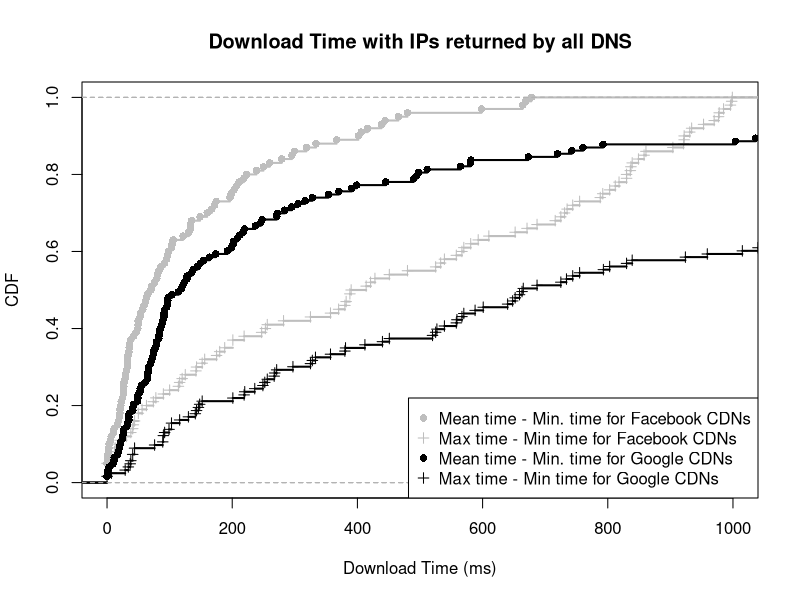

Reproduce this figure in R.
mean_min_f <- c(6.611111, 86.138889, 171.662921, 32.388889, 71.659091, 130.750000, 5.666667, 49.083333, 198.316667, 29.500000, 83.078740, 57.138889, 121.416667, 18.500000, 416.545500, 279.090909, 259.845000, 3.444444, 61.291667, 0.363636, 0.000000, 46.250000, 26.272727, 102.632667, 92.166667, 97.951889, 480.014792, 20.583333, 10.166667, 25.142857, 3.000000, 79.458333, 37.333333, 218.610000, 133.638889, 0.000000, 222.660000, 465.497333, 202.906667, 22.000000, 30.777778, 167.249167, 299.166000, 33.486111, 26.944444, 42.283333, 135.055556, 26.333333, 401.608889, 35.812500, 318.594103, 677.926667, 22.652778, 249.999167, 26.833333, 295.387778, 406.196333, 0.000000, 0.000000, 366.798667, 53.500000, 663.859333, 210.906467, 174.388333, 148.633000, 11.325000, 69.953908, 28.925926, 2.833333, 62.723298, 34.916667, 96.833333, 0.835616, 32.750000, 35.440417, 49.650794, 59.092593, 0.000000, 238.698333, 668.861220, 105.705633, 160.036852, 49.625000, 206.777778, 333.940588, 19.550725, 76.138889, 52.722222, 95.333333, 104.083333, 32.500000, 196.277222, 16.333333, 65.250000, 133.222222, 80.303030, 20.800000, 598.139524, 444.329444, 438.539167)

max_min_f <- c(21.00, 687.00, 652.00, 50.00, 830.00, 388.00, 31.00, 152.00, 581.00, 100.00, 803.00, 539.00, 282.00, 42.00, 566.99, 533.00, 413.99, 7.00, 428.00, 7.00, 0.00, 175.00, 90.00, 829.99, 922.00, 187.99, 609.99, 180.00, 18.00, 116.00, 12.00, 570.00, 74.00, 479.99, 593.00, 0.00, 324.99, 743.99, 903.99, 78.00, 143.00, 715.99, 811.99, 725.00, 56.00, 421.00, 256.00, 142.00, 730.99, 388.00, 369.99, 969.99, 156.00, 860.99, 44.00, 670.99, 857.99, 0.00, 0.00, 791.99, 114.00, 848.99, 998.99, 836.99, 920.99, 120.00, 976.99, 201.00, 13.00, 997.99, 219.00, 755.00, 38.00, 63.00, 952.99, 390.00, 357.00, 0.00, 933.99, 995.99, 977.99, 984.99, 451.00, 735.00, 835.99, 380.00, 247.00, 525.00, 253.00, 558.00, 125.00, 930.99, 41.00, 201.00, 839.00, 382.00, 50.00, 921.99, 787.99, 817.99)

mean_min_g <- c(18.296117, 128.044444, 391.000000, 144.470588, 118.750000, 91.181319, 127.535714, 53.000000, 84.166667, 49.083333, 247.779221, 494.773810, 79.045455, 82.719807, 71.279412, 305.142857, 154.541667, 672.950000, 353.724138, 742.384615, 2174.024250, 3.444444, 271.162500, 1.500000, 581.500000, 74.900000, 26.272727, 271.847826, 163.608696, 1192.432037, 1305.775690, 78.888235, 35.333333, 25.142857, 41.277778, 73.060976, 201.000000, 90.916667, 284.115385, 208.012821, 489.833333, 1337.500000, 760.545455, 1249.500000, 245.650000, 52.663636, 49.500000, 0.000000, 54.933333, 236.866667, 497.400000, 86.638889, 212.027778, 64.861111, 135.055556, 76.952381, 511.444444, 74.111111, 103.763636, 6890.984381, 20.750000, 1507.809524, 31.750000, 32.833333, 564.603448, 26.833333, 316.533333, 1977.414390, 1003.695652, 2103.083333, 328.142857, 92.187500, 1896.925000, 217.396175, 370.375000, 295.214286, 89.538462, 123.491031, 66.194444, 64.291667, 97.500000, 66.676471, 34.916667, 96.833333, 0.823529, 83.047619, 97.075357, 69.638889, 84.676471, 398.764412, 0.000000, 1194.794872, 719.729965, 219.743929, 11.250000, 148.923077, 137.551020, 114.447368, 173.552632, 445.571429, 21.548387, 11.416667, 88.845238, 41.220000, 42.666667, 198.735294, 95.142857, 1169.777778, 17.000000, 60.850000, 2190.373750, 24.555556, 202.333333, 19.625000, 9.571429, 65.250000, 35.045455, 192.383333, 121.219178, 49.283019, 1036.100000, 792.500000, 580.468750)

max_min_g <- c(76.00, 687.00, 1567.00, 652.00, 440.00, 830.00, 734.00, 141.00, 659.00, 152.00, 648.00, 6844.00, 236.00, 803.00, 539.00, 527.00, 567.00, 1852.00, 1573.00, 4884.00, 9413.99, 7.00, 2577.00, 34.00, 1599.00, 252.00, 90.00, 7444.00, 1247.00, 9187.99, 9609.99, 744.00, 103.00, 116.00, 89.00, 570.00, 588.00, 333.00, 2528.00, 839.00, 1999.00, 4017.00, 3077.00, 5746.00, 1705.00, 148.00, 99.00, 0.00, 143.00, 1628.00, 1228.00, 725.00, 1703.00, 665.00, 256.00, 268.00, 2154.00, 381.00, 924.00, 9369.99, 103.00, 5597.00, 297.00, 92.00, 4437.00, 44.00, 1245.00, 9857.99, 2687.00, 4078.00, 1199.00, 249.00, 8294.00, 4926.00, 3016.00, 4826.00, 220.00, 1375.00, 412.00, 601.00, 325.00, 1015.00, 219.00, 755.00, 38.00, 146.00, 9952.99, 959.00, 357.00, 9914.99, 0.00, 4328.00, 6153.00, 2862.00, 29.00, 520.00, 1422.00, 451.00, 793.00, 2280.00, 380.00, 37.00, 267.00, 525.00, 90.00, 640.00, 558.00, 3513.00, 41.00, 271.00, 7980.99, 44.00, 1040.00, 130.00, 41.00, 201.00, 328.00, 7783.00, 559.00, 663.00, 5678.00, 2281.00, 2666.00)

mean_min_val_f = ecdf(mean_min_f)
max_min_val_f = ecdf(max_min_f)
mean_min_val_g = ecdf(mean_min_g)
max_min_val_g = ecdf(max_min_g)

plot(mean_min_val_f, lty=1, col="grey", pch = 16, xlab="Download Time (ms)", ylab="CDF", main="Download Time with IPs returned by all DNS", xlim=c(0, 1000), lwd = 2)
lines(max_min_val_f, pch = 3, col="grey", lwd = 2)
lines(mean_min_val_g, pch = 16, col="black", lwd = 2)
lines(max_min_val_g, pch = 3, col="black", lwd = 2)

legend("bottomright",  pch = c(16, 3, 16, 3), legend=c("Mean time - Min. time for Facebook CDNs", "Max time - Min time for Facebook CDNs", "Mean time - Min. time for Google CDNs", "Max time - Min time for Google CDNs"), col=c("grey", "grey", "black", "black"))
